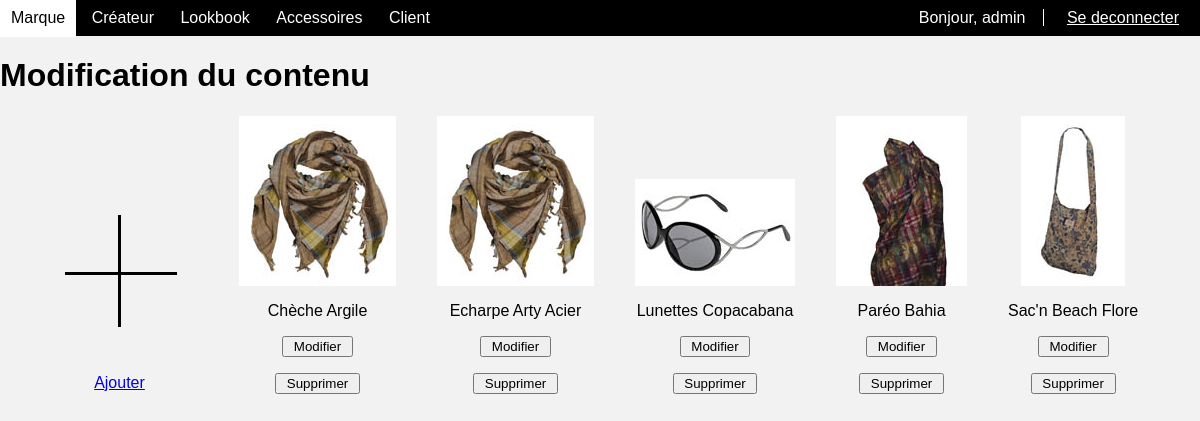
Screenshot of /admin/accessoires.php (signed in) with the database file from the repository.
### tables this page shows
CREATE TABLE IF NOT EXISTS `accessoires` (
  `id` int(11) NOT NULL AUTO_INCREMENT,
  `img` varchar(45) DEFAULT NULL,
  `imgthumb` varchar(45) NOT NULL,
  `titre` varchar(45) DEFAULT NULL,
  `CATEGORIE_idCATEGORIE` int(11) NOT NULL,
  PRIMARY KEY (`id`,`CATEGORIE_idCATEGORIE`),
  KEY `fk_LOOKBOOK_CATEGORIE_idx` (`CATEGORIE_idCATEGORIE`)
);

### admin/accessoires.php (the view, shortened to what this page needs)
<?php
include('template/header.php');
if(isset($_GET['id']))
{
	$id=$_GET['id'];
	$reponses = $bdd->query('SELECT accessoires.id, img, imgthumb, titre, nom FROM accessoires, categorie WHERE accessoires.CATEGORIE_idCATEGORIE = categorie.id AND accessoires.id="'.$id.'"');
	 $donnees = $reponses->fetch();
	 $check = $bdd->query('SELECT categorie.id, accessoires.CATEGORIE_idCATEGORIE FROM accessoires, categorie WHERE accessoires.CATEGORIE_idCATEGORIE = categorie.id AND accessoires.id="'.$id.'"');
     $don = $check->fetch();
	 $categorie = $bdd->query('SELECT * FROM categorie ORDER BY id ASC');
	 	echo '<div class="imgadmin">
			<img src="../'.$donnees['imgthumb'].'" /><br/>
			</div>';
	 echo '<form method="POST" action="'.$_SERVER['REQUEST_URI'].'" enctype="multipart/form-data" class="formupload">
     <table>
     <input type="hidden" name="MAX_FILE_SIZE" value="99999999999">
	<tr><td>Thumbmail :</td><td> <input name="ufile[]" type="file" id="ufile[]" size="50" /></td></tr>
    <tr><td>Image</td><td> <input name="ufile[]" type="file" id="ufile[]" size="50" /></td></tr>
     <tr><td><label for="titre">Titre</label></td><td><input type="text" name="titre" id="titre" value="'.$donnees['titre'].'" /></td></tr>
	<tr><td><label for="categorie"></td><td></tr><tr>';
    echo 'Catagorie :';
    while($cat = $categorie->fetch()){
        echo '<span class="radio">';
        if($don['CATEGORIE_idCATEGORIE'] == $cat['id']){
        echo '<INPUT type= "radio" name="categorie" value="'.$cat['id'].'"  checked><br> '.$cat['nom'].'';
        }
        else{
 echo '<INPUT type= "radio" name="categorie" value="'.$cat['id'].'" ><br> '.$cat['nom'].'';
        }
        echo '</span>';
    }
echo'<tr><td>
     <input type="submit" name="envoyer" value="Envoyer le fichier">
     </td></tr>
     </table>
</form>';
    		}
else{
?>
	<h1>Modification du contenu </h1>
<?php
	echo '<div class="blockacc"><a href="ajout.php"><img src="img/ajout.png"></a><a href="ajout.php"><p>Ajouter</p></a></div>';
	$reponse = $bdd->query('SELECT accessoires.id, img, imgthumb, titre, nom FROM accessoires, categorie WHERE accessoires.CATEGORIE_idCATEGORIE = categorie.id');
	while ($donnees = $reponse->fetch())
{
	echo '<div class="blockacc">';
	echo '<FORM METHOD=POST action="?id='.$donnees['id'].'">';
	echo '<img src="../'.$donnees['imgthumb'].'" />';
	echo '<p>';
	echo $donnees['titre'];
	echo '</p>';
	echo '<INPUT TYPE="submit" NAME="modifier" VALUE=" Modifier ">';
	echo '</form>';
    echo '<FORM METHOD=POST action="?id='.$donnees['id'].'">';
    echo '<INPUT TYPE="submit" NAME="delete" VALUE=" Supprimer ">';
    echo '</div>';
}
}
?>
</body>
</html>

### admin/style/admin.css (style rules this page uses)
body,html { font-family: sans-serif; background: #F2F2F2; margin:0; }
.blockacc { display: inline-block; margin-left: 41px; text-align: center; }
.blockacc img { display: inline-block; }

### rows the page displays
accessoires: imgthumb (picture), titre "Chèche Argile"
accessoires: imgthumb (picture), titre "Echarpe Arty Acier"
accessoires: imgthumb (picture), titre "Lunettes Copacabana"
accessoires: imgthumb (picture), titre "Paréo Bahia"
accessoires: imgthumb (picture), titre "Sac'n Beach Flore"
